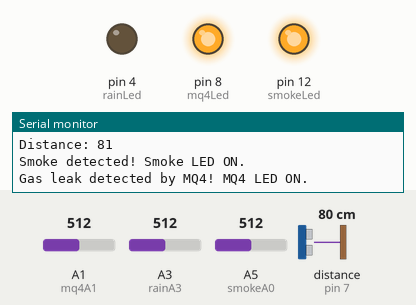
This sketch was run on a simulated Arduino Uno, built with avr-gcc and run on an emulated ATmega328P. Parts: output pins drawn as LEDs (lit = HIGH), the last lines printed to the serial monitor. Wiring (inferred from the names in the program): ultrasonic range finder: trigger pin 6; echo pin 7. Inputs (shaded band) come from the test bench; at power-on: A5 (smokeA0) = 512, A3 (rainA3) = 512, A1 (mq4A1) = 512, distance to the obstacle (sensor on pin 7) 80 cm. The echo pulse lasts 58.3 µs per cm; pins used as bus, display or sensor lines are not drawn.

Above: at 1.2 s.
1.3 s: A5 (smokeA0) set to 486
At 1.7 s:
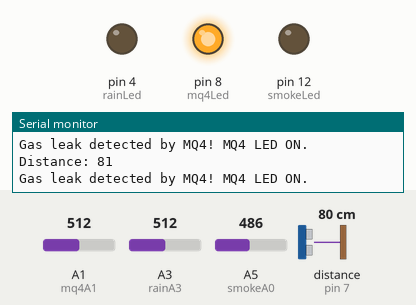
2.8 s: A3 (rainA3) set to 407
5.8 s: A3 (rainA3) set to 385
At 7.0 s:
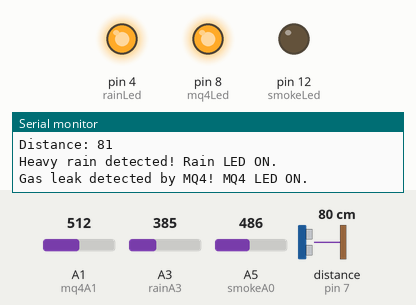
7.4 s: A1 (mq4A1) set to 258
8.9 s: A1 (mq4A1) set to 232
At 9.3 s:
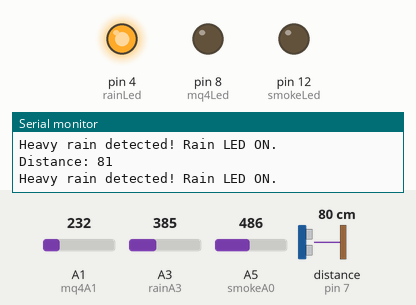
10.5 s: A5 (smokeA0) set to 510
At 11.0 s:
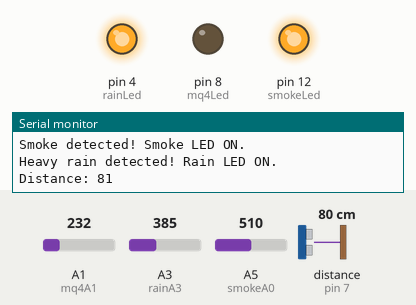
Timing chart, 0 to 13.0 s (numbered marks = the images above; inputs shaded):
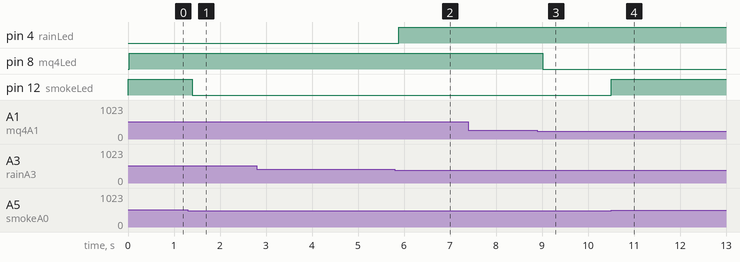

Measured:
- the behaviour switches between 501 and 500 on A5 (smokeA0) (found by bisection; images 0 and 1)
- the behaviour switches between 400 and 399 on A3 (rainA3) (found by bisection; images 1 and 2)
- the behaviour switches between 251 and 250 on A1 (mq4A1) (found by bisection; images 2 and 3)
- after the input at 1.3 s, pin 12 (smokeLed): HIGH → LOW after 0.09 s
- after the input at 5.8 s, pin 4 (rainLed): LOW → HIGH after 0.09 s
- after the input at 8.9 s, pin 8 (mq4Led): HIGH → LOW after 0.11 s
- after the input at 10.5 s, pin 12 (smokeLed): LOW → HIGH at once

The sketch:

prototype_v1_ultrasonic_only.ino
```cpp
// Ultrasonic sensor pins
const int trig = 6;    // Trig pin for ultrasonic sensor (changed to D6)
const int echo = 7;    // Echo pin for ultrasonic sensor (changed to D7)

// LED pins for ultrasonic distance warnings
const int LED1 = 9;    // LED1 for level 1 warning (connected to D9)
const int LED2 = 10;   // LED2 for level 2 warning (connected to D10)
const int LED3 = 11;   // LED3 for level 3 warning (connected to D11)

// Smoke sensor pins
int smokeLed = 12;     // Smoke sensor LED pin
int smokeA0 = A5;      // Smoke sensor pin
int smokeThres = 500;  // Smoke sensor threshold

// Rain sensor pins
int rainLed = 4;       // Rain sensor LED pin
int rainA3 = A3;       // Rain sensor pin
int rainThres = 400;   // Rain sensor threshold

// MQ4 gas sensor pins
int mq4Led = 8;        // MQ4 sensor LED pin
int mq4A1 = A1;        // MQ4 sensor pin
int mq4Thres = 250;    // MQ4 gas sensor threshold

// Ultrasonic distance variables
int duration = 0;
int distance = 0;

void setup() {
  // Initialize pins for ultrasonic sensor
  pinMode(trig, OUTPUT);  // Set trig pin as OUTPUT
  pinMode(echo, INPUT);   // Set echo pin as INPUT

  // Initialize pins for smoke, rain, and MQ4 sensors
  pinMode(smokeLed, OUTPUT);
  pinMode(rainLed, OUTPUT);
  pinMode(mq4Led, OUTPUT);
  pinMode(smokeA0, INPUT);
  pinMode(rainA3, INPUT);
  pinMode(mq4A1, INPUT);

  // Initialize Serial Monitor
  Serial.begin(9600);
}

void loop() {
  // Ultrasonic sensor logic
  digitalWrite(trig, HIGH);
  delayMicroseconds(1000);  // Short pulse to trigger the sensor
  digitalWrite(trig, LOW);  // Stop sending pulse

  duration = pulseIn(echo, HIGH);
  distance = (duration / 2) / 28.5;  // Calculate distance in cm

  // Print the distance in the Serial Monitor
  Serial.print("Distance: ");
  Serial.println(distance);

  // Logic for controlling LEDs based on distance
  if (distance <= 7) {
    digitalWrite(LED1, HIGH);  // Turn on LED1 for close distance
  } else {
    digitalWrite(LED1, LOW);  // Turn off LED1
  }

  if (distance <= 14) {
    digitalWrite(LED2, HIGH);  // Turn on LED2 for medium distance
  } else {
    digitalWrite(LED2, LOW);  // Turn off LED2
  }

  if (distance <= 21) {
    digitalWrite(LED3, HIGH);  // Turn on LED3 for far distance
  } else {
    digitalWrite(LED3, LOW);  // Turn off LED3
  }

  // Smoke sensor logic
  int smokeValue = analogRead(smokeA0);
  if (smokeValue > smokeThres) {
    digitalWrite(smokeLed, HIGH);  // Turn on smoke LED
    Serial.println("Smoke detected! Smoke LED ON.");
  } else {
    digitalWrite(smokeLed, LOW);   // Turn off smoke LED
  }

  // Rain sensor logic
  int rainValue = analogRead(rainA3);
  if (rainValue < rainThres) {
    digitalWrite(rainLed, HIGH);  // Turn on rain LED
    Serial.println("Heavy rain detected! Rain LED ON.");
  } else {
    digitalWrite(rainLed, LOW);   // Turn off rain LED
  }

  // MQ4 gas sensor logic
  int mq4Value = analogRead(mq4A1);
  mq4SensorLogic(mq4Value);  // Handle MQ4 gas sensor logic

  delay(100); // Short delay for stability
}

// Function to handle MQ4 sensor logic
void mq4SensorLogic(int mq4Value) {
  if (mq4Value > mq4Thres) {
    Serial.println("Gas leak detected by MQ4! MQ4 LED ON.");
    digitalWrite(mq4Led, HIGH);  // Turn on MQ4 LED when gas is detected
  } else {
    digitalWrite(mq4Led, LOW);   // Turn off MQ4 LED when no gas is detected
  }
}
```
